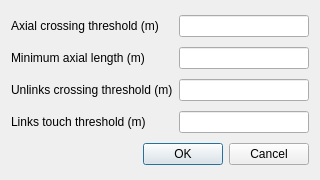
<?xml version="1.0" encoding="UTF-8"?>
<ui version="4.0">
 <class>VerificationSettingsDialog</class>
 <widget class="QDialog" name="VerificationSettingsDialog">
  <property name="windowModality">
   <enum>Qt::ApplicationModal</enum>
  </property>
  <property name="geometry">
   <rect>
    <x>0</x>
    <y>0</y>
    <width>320</width>
    <height>180</height>
   </rect>
  </property>
  <property name="minimumSize">
   <size>
    <width>320</width>
    <height>180</height>
   </size>
  </property>
  <property name="windowTitle">
   <string>Layer Verification Settings</string>
  </property>
  <layout class="QGridLayout" name="gridLayout">
   <item row="0" column="0">
    <widget class="QLabel" name="axialThresholdLabel">
     <property name="text">
      <string>Axial crossing threshold (m)</string>
     </property>
     <property name="alignment">
      <set>Qt::AlignLeading|Qt::AlignLeft|Qt::AlignVCenter</set>
     </property>
    </widget>
   </item>
   <item row="0" column="1">
    <widget class="QLineEdit" name="axialThresholdEdit"/>
   </item>
   <item row="1" column="0">
    <widget class="QLabel" name="axialMinimumLabel">
     <property name="text">
      <string>Minimum axial length (m)</string>
     </property>
    </widget>
   </item>
   <item row="1" column="1">
    <widget class="QLineEdit" name="axialMinimumEdit"/>
   </item>
   <item row="2" column="0">
    <widget class="QLabel" name="unlinksThresholdLabel">
     <property name="text">
      <string>Unlinks crossing threshold (m)</string>
     </property>
    </widget>
   </item>
   <item row="2" column="1">
    <widget class="QLineEdit" name="unlinksThresholdEdit"/>
   </item>
   <item row="3" column="1">
    <widget class="QLineEdit" name="linksThresholdEdit"/>
   </item>
   <item row="4" column="0" colspan="2">
    <widget class="QDialogButtonBox" name="closeButtonBox">
     <property name="orientation">
      <enum>Qt::Horizontal</enum>
     </property>
     <property name="standardButtons">
      <set>QDialogButtonBox::Cancel|QDialogButtonBox::Ok</set>
     </property>
    </widget>
   </item>
   <item row="3" column="0">
    <widget class="QLabel" name="linksThresholdLabel">
     <property name="text">
      <string>Links touch threshold (m)</string>
     </property>
    </widget>
   </item>
  </layout>
 </widget>
 <resources>
  <include location="../resources.qrc"/>
 </resources>
 <connections>
  <connection>
   <sender>closeButtonBox</sender>
   <signal>accepted()</signal>
   <receiver>VerificationSettingsDialog</receiver>
   <slot>accept()</slot>
   <hints>
    <hint type="sourcelabel">
     <x>260</x>
     <y>335</y>
    </hint>
    <hint type="destinationlabel">
     <x>157</x>
     <y>274</y>
    </hint>
   </hints>
  </connection>
  <connection>
   <sender>closeButtonBox</sender>
   <signal>rejected()</signal>
   <receiver>VerificationSettingsDialog</receiver>
   <slot>reject()</slot>
   <hints>
    <hint type="sourcelabel">
     <x>299</x>
     <y>335</y>
    </hint>
    <hint type="destinationlabel">
     <x>286</x>
     <y>274</y>
    </hint>
   </hints>
  </connection>
 </connections>
</ui>
